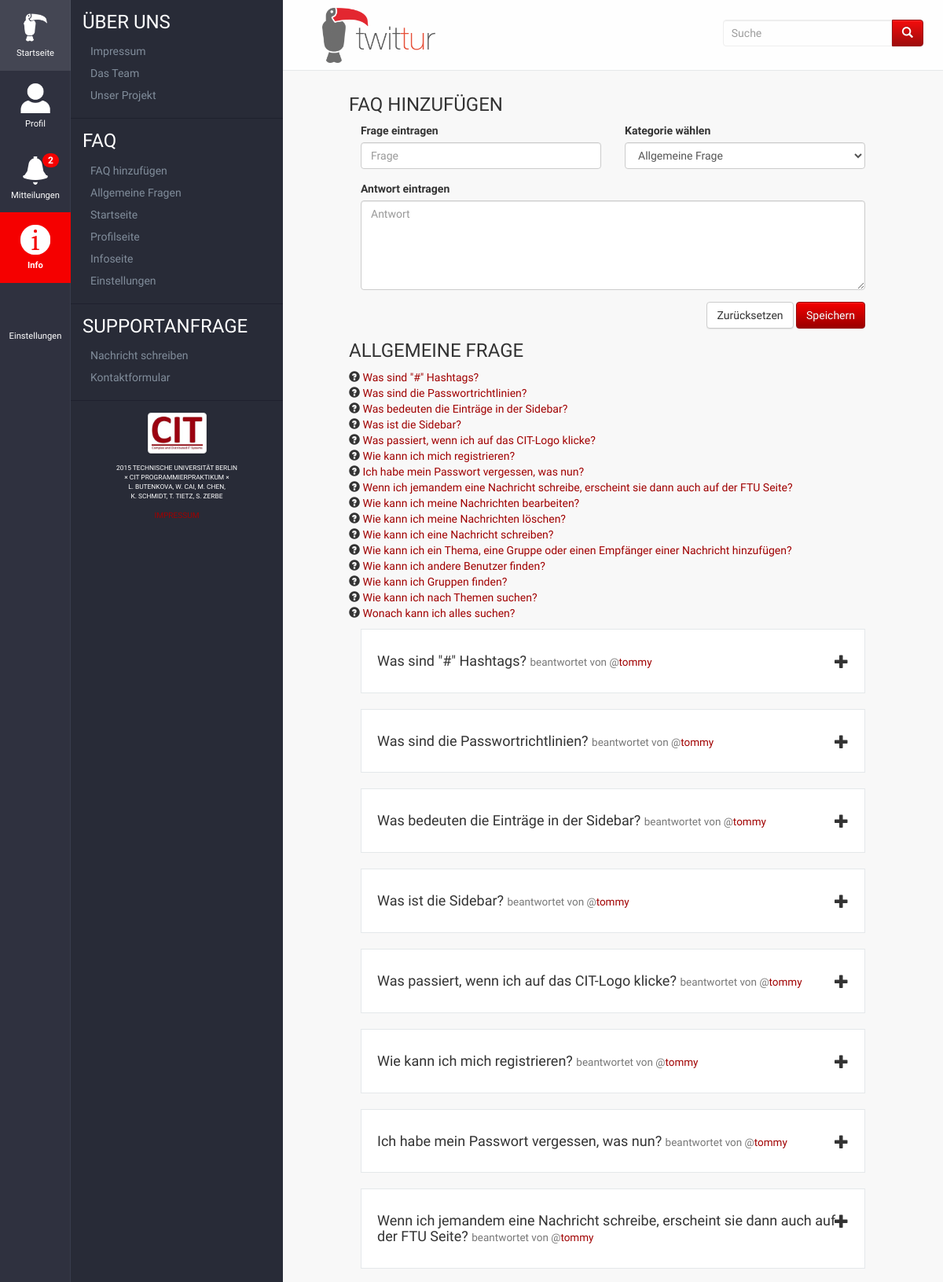
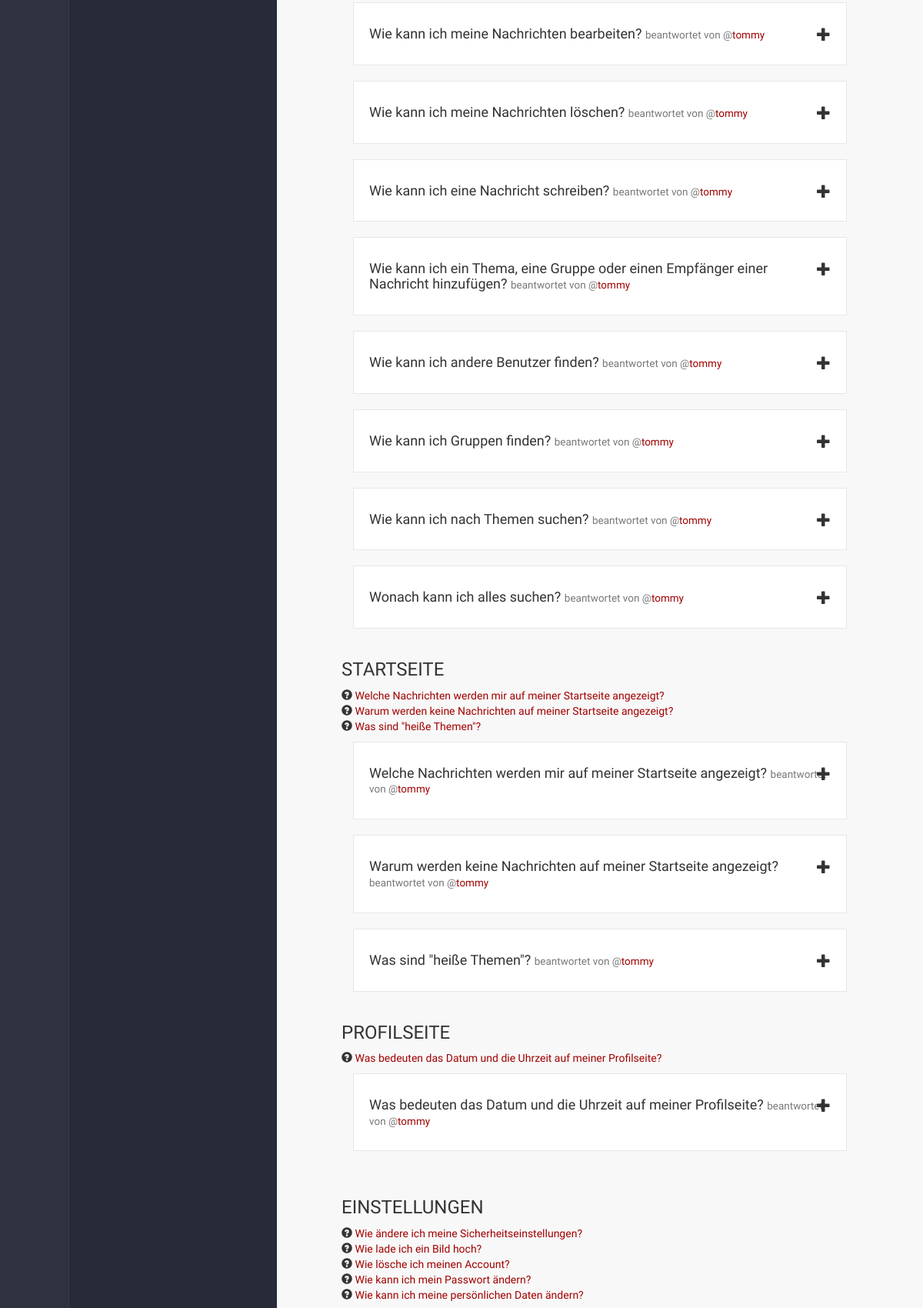
The page /twittur/info/faq/ (signed in, upper part) on the database its author committed (2 pictures, top to bottom).
### twittur/models.py (models this page shows)
class FAQ(models.Model):
    author = models.ForeignKey(settings.AUTH_USER_MODEL)
    question = models.CharField(max_length=100)
    category = models.CharField(max_length=100)
    answer = models.TextField(max_length=1000)

### twittur/views_info.py (the view)
def faq(request):
    if not request.user.is_authenticated():
        return HttpResponseRedirect('/twittur/login/')
    success_msg, error_msg, FAQs = None, None, []
    widgets = getWidgets(request)
    if request.method == 'POST':
        faqForm = FAQForm(request.POST)
        if faqForm.is_valid():
            faqForm.save()
            success_msg = "Neuer FAQ Eintrag hinzugef&uuml;gt!"
    faqForm = FAQForm(instance=request.user)
    faqMain = FAQ.objects.filter(category='Allgemeine Frage')
    faqStart = FAQ.objects.filter(category='Startseite')
    faqProfile = FAQ.objects.filter(category='Profilseite')
    faqInfo = FAQ.objects.filter(category='Infoseite')
    faqSettings = FAQ.objects.filter(category='Einstellungen')
    FAQs = [faqMain, faqStart, faqProfile, faqInfo, faqSettings]
    context = {
        'active_page': 'info', 'nav': Nav.nav, 'new': widgets['new'], 'msgForm': widgets['msgForm'],
        'success_msg': success_msg, 'error_msg': error_msg, 'faqForm': faqForm,
        'FAQs': FAQs, 'faqMain': faqMain, 'faqStart': faqStart,
        'faqProfile': faqProfile, 'faqInfo': faqInfo, 'faqSettings': faqSettings,
        'safetyLevels': widgets['safetyLevels']
    }
    return render(request, 'info_faq.html', context)

### twittur/forms.py (shortened to what this page needs)
class MessageForm(ModelForm):
    class Meta:
        model = Message
        fields = ['user', 'text',  'date', 'picture']
    def __init__(self, *args, **kwargs):
        super(MessageForm, self).__init__(*args, **kwargs)
        self.fields['user'].widget = forms.HiddenInput()
        self.fields['date'].widget = forms.HiddenInput()
        self.fields['text'].widget = forms.Textarea(attrs=self.fields['text'].widget.attrs)
        self.fields['text'].widget.attrs['class'] = 'form-control'
        self.fields['text'].widget.attrs['rows'] = '5'

class FAQForm(ModelForm):
    class Meta:
        model = FAQ
        fields = ['author', 'question', 'category', 'answer']
    def __init__(self, *args, **kwargs):
        super(FAQForm, self).__init__(*args, **kwargs)
        if 'instance' in kwargs:
            self.fields['author'].widget = forms.HiddenInput()
            user = kwargs.get('instance')
            self.fields['author'].initial = user.id
        self.fields['question'].widget = forms.TextInput(attrs={'class': 'form-control', 'placeholder': 'Frage'})
        catChoices = (
            ('Allgemeine Frage', 'Allgemeine Frage'),
            ('Startseite', 'Startseite'),
            ('Profilseite', 'Profilseite'),
            ('Infoseite', 'Infoseite'),
            ('Einstellungen', 'Einstellungen')
        )
        self.fields['category'] = forms.ChoiceField(choices=catChoices, widget=forms.Select)
        self.fields['answer'].widget = forms.Textarea(attrs={'rows': '5', 'placeholder': 'Antwort'})
        for field in self.fields:
            self.fields[field].widget.attrs['class'] = 'form-control'

### twittur/functions.py (called while the page is built, shortened)
def msgDialog(request):
    msgForm = MessageForm(initial={'user': request.user.id, 'date': datetime.datetime.now()})
    return msgForm

def getNotificationCount(user):
    return Notification.objects.filter(
        Q(read=False) & Q(user=user)
    ).count()

### twittur/models.py (called while the page is built)
    def __str__(self):
        return self.name

### twittur/templates/info_faq.html (shortened to what this page needs)
{% extends 'base.html' %}
{% block list %}
  {% include 'layout/sidebar.html' %}
{% endblock %}
{% block nav %}
	{% include 'layout/nav.html' %}
{% endblock %}
{% block content %}
{% if user.is_superuser %}
	<h3 class="text-uppercase" id="faq-hinzufuegen">FAQ Hinzuf&uuml;gen</h3>
  <form action="{% url 'twittur:faq' %}" method="POST">
  	<div class="col-xs-6 form-group">
    	<label for="questionInput">Frage eintragen</label>
      {{ faqForm.question }}
    </div>
  	<div class="col-xs-6 form-group pull-right">
    	<label for="katSelect">Kategorie w&auml;hlen</label>
      {{ faqForm.category }}
    </div>
  	<div class="col-xs-12 form-group">
    	<label for="answerInput">Antwort eintragen</label>
    	{{ faqForm.answer }}
    </div>
    <div class="col-xs-12 form-group text-right">
      <button class="btn btn-default" type="reset">Zur&uuml;cksetzen</button>
      <button class="btn btn-primary" type="submit">Speichern</button>
    </div>
  </form>
{% endif %}
    {% for faq in FAQs %}
        {% include 'info_faq_box.html' with list=faq %}
	{% endfor %}
{% endblock %}

### twittur/templates/info_faq_box.html (shortened to what this page needs)
<h3 class="text-uppercase" id="{{ list.0.category|slugify }}">{{ list.0.category }}</h3>
<ul class="faqList">
{% for faq in list %}
	<li><span class="glyphicon glyphicon-question-sign"></span> <a href="#{{ faq.question|slugify }}">{{ faq.question }}</a></li>
{% endfor %}
</ul>
<div class="faqContainer container-fluid">
{% for faq in list %}
  <div class="post">
    <h4 id="{{ faq.question|slugify }}">
    	{{ faq.question }}
        <small> beantwortet von @<a href="{% url 'twittur:profile' user=faq.author %}">{{ faq.author.username }}</a></small>
    	<span class="glyphicon glyphicon-plus pull-right" aria-hidden="true"></span>
    </h4>
  </div>
{% endfor %}
</div>

### twittur/static/css/main.css (style rules this page uses)
#main, html { background: #F8F8F8; }
#content .post { border: 1px solid #E4E8EA; background: #fff; }
body { font-family: 'Source Sans Pro', sans-serif; color: #333; font-size: 1.4em; }
* { margin: 0; padding: 0; list-style-type: none; }
a { color: #a00000; text-decoration: none; }
textarea, input { outline: none; }
.btn-primary, .btn-primary[disabled] { background-image: -webkit-linear-gradient(top, #F50000 0%, #990000 100%); background-image: -o-linear-gradient(top, #F50000 0%, #990000 100%); background-image: -webkit-gradient(linear, left top, left bottom, from(#F50000), to(#990000)); background-image: linear-gradient(to bottom, #F50000 0%, #990000 100%); background-repeat: repeat-x; border-color: #990000; }
.post { padding: 20px; margin-bottom: 20px; }
.post:after { content: ""; display: table; clear: both; }

### twittur/static/css/info.css (style rules this page uses)
.faqContainer h4 { position: relative; width: 100%; }
.faqContainer h4 span { position: absolute; right: 0; }

### rows shown on the page
FAQ: category "ALLGEMEINE FRAGE", question "Was sind \"#\" Hashtags?", author.username "tommy"
FAQ: question "Was sind die Passwortrichtlinien?", author.username "tommy"
FAQ: question "Was bedeuten die Einträge in der Sidebar?", author.username "tommy"
FAQ: question "Was ist die Sidebar?", author.username "tommy"
FAQ: question "Was passiert, wenn ich auf das CIT-Logo klicke?", author.username "tommy"
FAQ: question "Wie kann ich mich registrieren?", author.username "tommy"
FAQ: question "Ich habe mein Passwort vergessen, was nun?", author.username "tommy"
FAQ: question "Wenn ich jemandem eine Nachricht schreibe, erscheint sie dann auch auf der FTU Seite?", author.username "tommy"
FAQ: question "Wie kann ich meine Nachrichten bearbeiten?", author.username "tommy"
FAQ: question "Wie kann ich meine Nachrichten löschen?", author.username "tommy"
FAQ: question "Wie kann ich eine Nachricht schreiben?", author.username "tommy"
FAQ: question "Wie kann ich ein Thema, eine Gruppe oder einen Empfänger einer Nachricht hinzufügen?", author.username "tommy"
FAQ: question "Wie kann ich andere Benutzer finden?", author.username "tommy"
FAQ: question "Wie kann ich Gruppen finden?", author.username "tommy"
FAQ: question "Wie kann ich nach Themen suchen?", author.username "tommy"
FAQ: question "Wonach kann ich alles suchen?", author.username "tommy"
FAQ: category "STARTSEITE", question "Welche Nachrichten werden mir auf meiner Startseite angezeigt?", author.username "tommy"
FAQ: question "Warum werden keine Nachrichten auf meiner Startseite angezeigt?", author.username "tommy"
FAQ: question "Was sind \"heiße Themen\"?", author.username "tommy"
FAQ: category "PROFILSEITE", question "Was bedeuten das Datum und die Uhrzeit auf meiner Profilseite?", author.username "tommy"
FAQ: category "EINSTELLUNGEN", question "Wie ändere ich meine Sicherheitseinstellungen?"
FAQ: question "Wie lade ich ein Bild hoch?"
FAQ: question "Wie lösche ich meinen Account?"
FAQ: question "Wie kann ich mein Passwort ändern?"
FAQ: question "Wie kann ich meine persönlichen Daten ändern?"

### other values the page prints
{{ i.title }} "Startseite" "Profil" "Mitteilungen" "Info" "Einstellungen"
{{ new }} "2"
